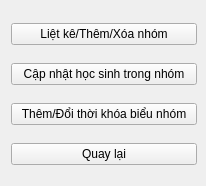
<?xml version="1.0" encoding="UTF-8"?>
<ui version="4.0">
 <class>phanmonnhomtkb</class>
 <widget class="QWidget" name="phanmonnhomtkb">
  <property name="geometry">
   <rect>
    <x>0</x>
    <y>0</y>
    <width>206</width>
    <height>186</height>
   </rect>
  </property>
  <property name="windowTitle">
   <string>Form</string>
  </property>
  <widget class="QWidget" name="layoutWidget">
   <property name="geometry">
    <rect>
     <x>10</x>
     <y>10</y>
     <width>188</width>
     <height>170</height>
    </rect>
   </property>
   <layout class="QVBoxLayout" name="verticalLayout">
    <property name="leftMargin">
     <number>1</number>
    </property>
    <property name="topMargin">
     <number>1</number>
    </property>
    <property name="rightMargin">
     <number>1</number>
    </property>
    <property name="bottomMargin">
     <number>1</number>
    </property>
    <item>
     <widget class="QPushButton" name="lkthemxoanhom">
      <property name="text">
       <string>Liệt kê/Thêm/Xóa nhóm</string>
      </property>
     </widget>
    </item>
    <item>
     <widget class="QPushButton" name="cnhstn">
      <property name="text">
       <string>Cập nhật học sinh trong nhóm</string>
      </property>
     </widget>
    </item>
    <item>
     <widget class="QPushButton" name="dtkbn">
      <property name="text">
       <string>Thêm/Đổi thời khóa biểu nhóm</string>
      </property>
     </widget>
    </item>
    <item>
     <widget class="QPushButton" name="quaylai">
      <property name="text">
       <string>Quay lại</string>
      </property>
     </widget>
    </item>
   </layout>
  </widget>
 </widget>
 <resources/>
 <connections/>
</ui>
